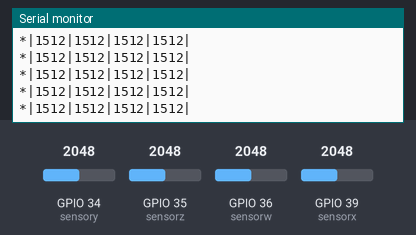
The sketch below on a simulated ESP32. On the bench: the last lines printed to the serial monitor. The test bench sets the inputs (shaded band); at power-on: GPIO 34 (sensory) = 2048, GPIO 35 (sensorz) = 2048, GPIO 36 (sensorw) = 2048, GPIO 39 (sensorx) = 2048 (analog values on the 0–4095 scale). Nothing arrives over Bluetooth unless stated.

Above: at 1.2 s.
1.3 s: GPIO 34 (sensory) set to 2866
At 2.4 s:
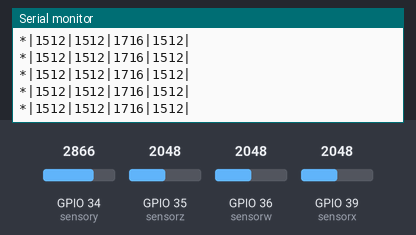
2.8 s: GPIO 35 (sensorz) set to 2866
At 3.4 s:
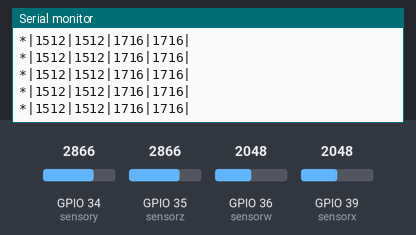
4.3 s: GPIO 36 (sensorw) set to 2866
At 5.2 s:
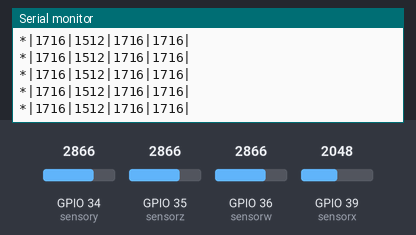
5.8 s: GPIO 39 (sensorx) set to 2866
At 6.6 s:
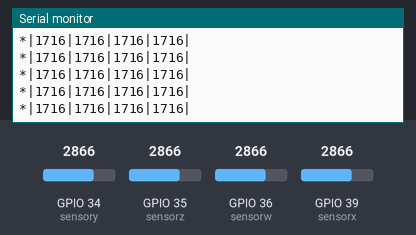
7.3 s: GPIO 34 (sensory) set to 3972
At 8.4 s:
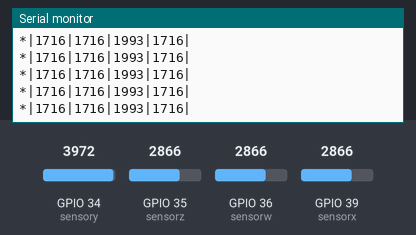
8.8 s: GPIO 35 (sensorz) set to 3972
At 9.7 s:
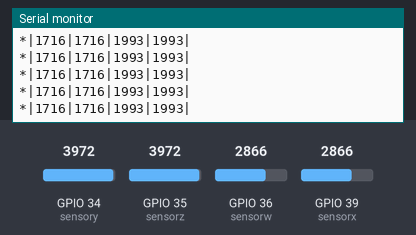
Timing chart, 0 to 11.3 s (numbered marks = the images above; inputs shaded):
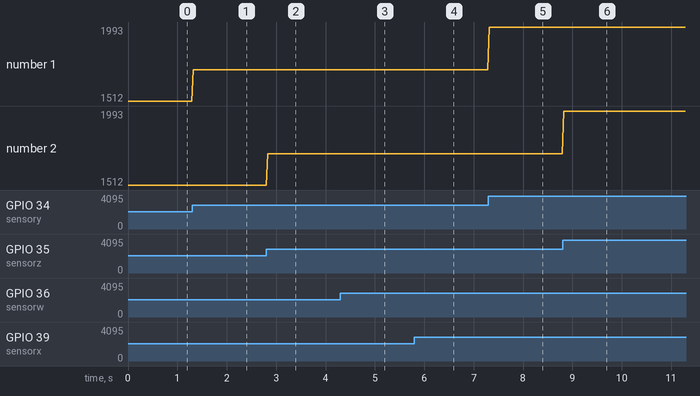

Measured:
- after the input at 1.3 s, the serial monitor: prints a new line at once (image 1)
- after the input at 2.8 s, the serial monitor: prints a new line at once (image 2)
- after the input at 4.3 s, the serial monitor: prints a new line at once (image 3)
- after the input at 5.8 s, the serial monitor: prints a new line at once (image 4)
- after the input at 7.3 s, the serial monitor: prints a new line at once (image 5)
- after the input at 8.8 s, the serial monitor: prints a new line at once (image 6)
- plotted number 1: 1512 → 1716 after the input at 1.3 s, 1716 → 1993 after the input at 7.3 s

The sketch:

MANO_BTH_4SENSORES.ino
```cpp
// PROGRAMA QUE CAPTURA CUATRO VARIABLES ANALÓGICAS Y LAS ENVÍA POR EL PUERTO SERIE
// EN EL CUAL SE ENCUENTRA CONECTADO UN MÓDULO CONVERTIDOR A USB QUE LE PERMITE COMUNICARSE
// POR VÍA ALÁMBRICA USB CON LA APLICACIÓN EN LABVIEW DE LA INTERFAZ GRÁFICA
// TAMBIÉN ENVÍA EL CONTENIDO DE LAS VARIABLES A SU MÓDULO DE COMUNICACIONES BLUETOOTH
// LO CUAL LE PERMITE COMUNICARSE VÍA BLUETOOTH CON UNA APP EN UN DISPOSITIVO INTELIGENTE
// CON SISTEMA OPERATIVO ANDROID, O CON LA APLICACIÓN EN LABVIEW DE LA INTERFAZ GRÁFICA.
//
// DR. ALEJANDRO MARTÍNEZ RAMÍREZ
// INGENIERÍA MECATRÓNICA. UAMRA - UASLP
// LABORATORIO DE INSTRUMENTACIÓN VIRTUAL
// 12 DE NOVIEMBRE 2024
// PROGRAMA ESCRITO PARA EL NODE MCU ESP32
//

#include "BluetoothSerial.h"
#include "stdio.h"

#if !defined(CONFIG_BT_ENABLED) || !defined(CONFIG_BLUEDROID_ENABLED)
#error Bluetooth is not enabled! Please run `make menuconfig` to and enable it
#endif

BluetoothSerial SerialBT;

int w, x, y, z;      // VARIABLES QUE REPRESENTAN A LAS MEDIDAS DE CUATRO SENSORES
int sensorw = 36;    // SE LE ASIGNA AL PIN DENOMINADO NUMÉRICAMENTE COMO 36 EL NOMBRE sensorw
int sensorx = 39;    // SE LE ASIGNA AL PIN DENOMINADO NUMÉRICAMENTE COMO 39 EL NOMBRE sensorx
int sensory = 34;    // SE LE ASIGNA AL PIN DENOMINADO NUMÉRICAMENTE COMO 34 EL NOMBRE sensory
int sensorz = 35;    // SE LE ASIGNA AL PIN DENOMINADO NUMÉRICAMENTE COMO 35 EL NOMBRE sensorz

void setup()
{
  Serial.begin(115200); // Coloca la velocidad de transmisión en 115200 bps

  SerialBT.begin("ESP32_Mano"); //Identifica al módulo Bluetooth como: ESP32_Mano

  pinMode(sensorw, INPUT);
  pinMode(sensorx, INPUT);
  pinMode(sensory, INPUT);
  pinMode(sensorz, INPUT);
  analogReadResolution(10); // SE AJUSTA LA RESOLUCIÓN DEL MÓDULO ADC A 10 BITS
}

void loop()
{
w = analogRead(sensorw)+1000; // Lee la entrada analógica x en el pin 0
x = analogRead(sensorx)+1000; // Lee la entrada analógica x en el pin 0
y = analogRead(sensory)+1000; // Lee la entrada analógica y en el pin 1
z = analogRead(sensorz)+1000; // Lee la entrada analógica z en el pin 2

Serial.print('*'); // envía por puerto serial un identificador antes del 1er número
Serial.print('|'); // envía un caracter '|' como separador
Serial.print(w, DEC); // envía valor del sensor X
Serial.print('|'); // envía un caracter '|' como separador
Serial.print(x, DEC); // envía valor del sensor X
Serial.print('|'); // envía un caracter '|' como separador entre números
Serial.print(y, DEC); // envía valor del sensor Y
Serial.print('|'); // envía un caracter '|' como separador entre números
Serial.print(z, DEC); // envía valor del sensor Z
Serial.println('|'); // envía un caracter '|' como separador entre números

SerialBT.print('*');  // envía por puerto bluetoth un identificador antes del 1er número
SerialBT.print('|'); // envía un caracter '|' como separador
SerialBT.print(w, DEC); // envía valor del sensor X
SerialBT.print('|'); // envía un caracter '|' como separador
SerialBT.print(x, DEC); // envía valor del sensor X
SerialBT.print('|'); // envía un caracter '|' como separador entre números
SerialBT.print(y, DEC); // envía valor del sensor Y
SerialBT.print('|'); // envía un caracter '|' como separador entre números
SerialBT.print(z, DEC); // envía valor del sensor Z
SerialBT.println('|'); // envía un caracter '|' como separador entre números

delay(30); // espera 30 ms para la siguiente lectura
}
```
